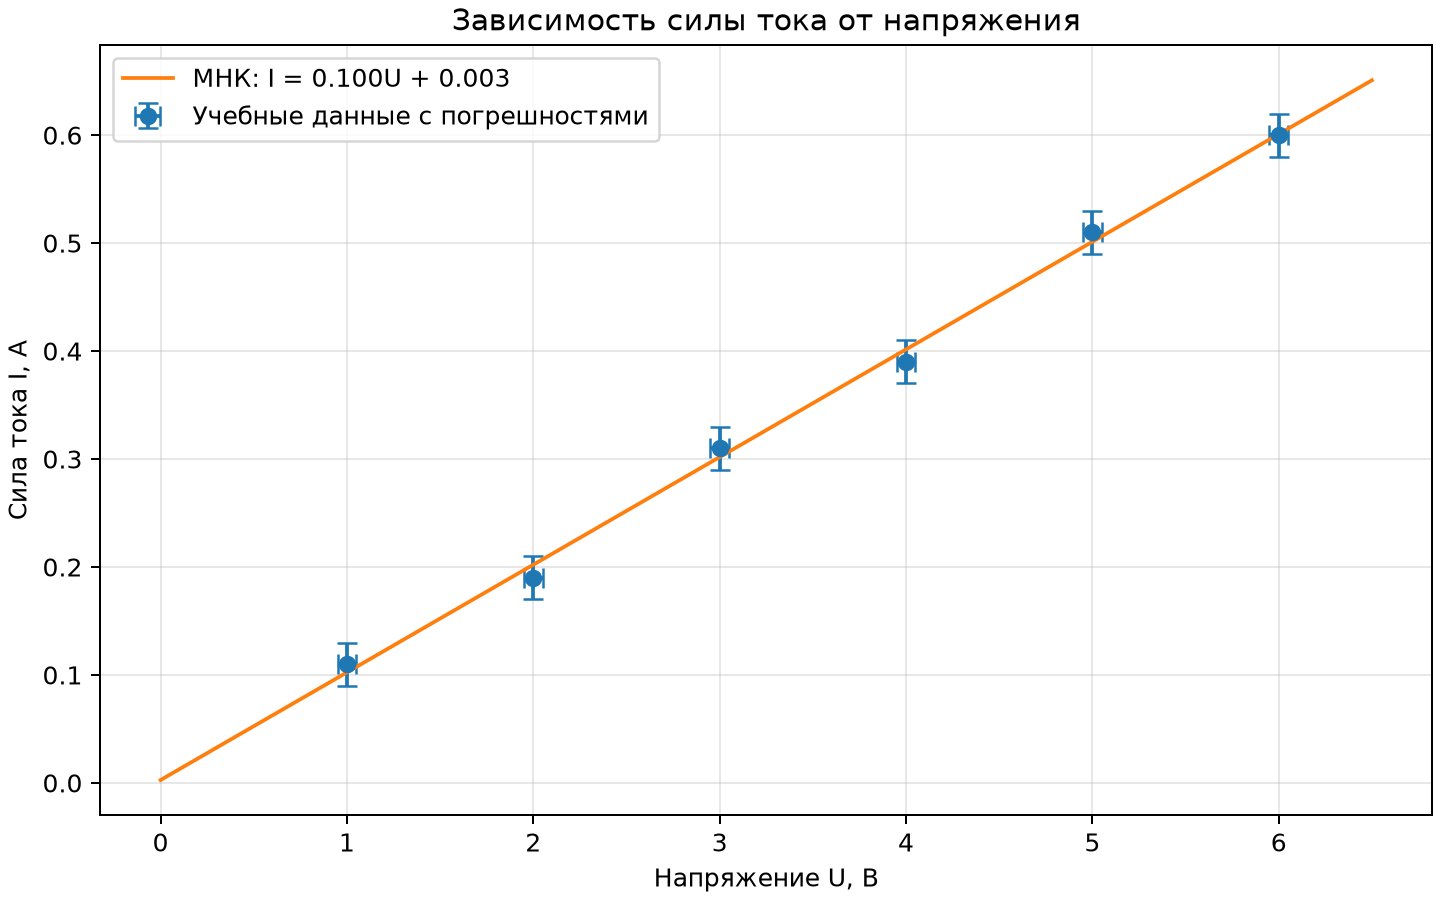

This figure's Python source:
from pathlib import Path
import numpy as np
import pandas as pd
import matplotlib.pyplot as plt


FOLDER = Path(__file__).resolve().parent if '__file__' in globals() else Path.cwd()


voltage = np.array([1, 2, 3, 4, 5, 6], dtype=float)
current = np.array([0.11, 0.19, 0.31, 0.39, 0.51, 0.60])
a, b = np.polyfit(voltage, current, 1)
x = np.linspace(0, 6.5, 200)
fig, ax = plt.subplots(figsize=(8, 5), layout='constrained')
ax.errorbar(voltage, current, xerr=0.05, yerr=0.02, fmt='o', capsize=4,
            label='Учебные данные с погрешностями')
ax.plot(x, a*x+b, label=f'МНК: I = {a:.3f}U + {b:.3f}')
ax.set(xlabel='Напряжение U, В', ylabel='Сила тока I, А',
       title='Зависимость силы тока от напряжения')
ax.grid(alpha=0.3)
ax.legend()
print(f'a = {a}, b = {b}')
fig.savefig(FOLDER / '01_Эксперимент.png', dpi=180)
plt.show()
